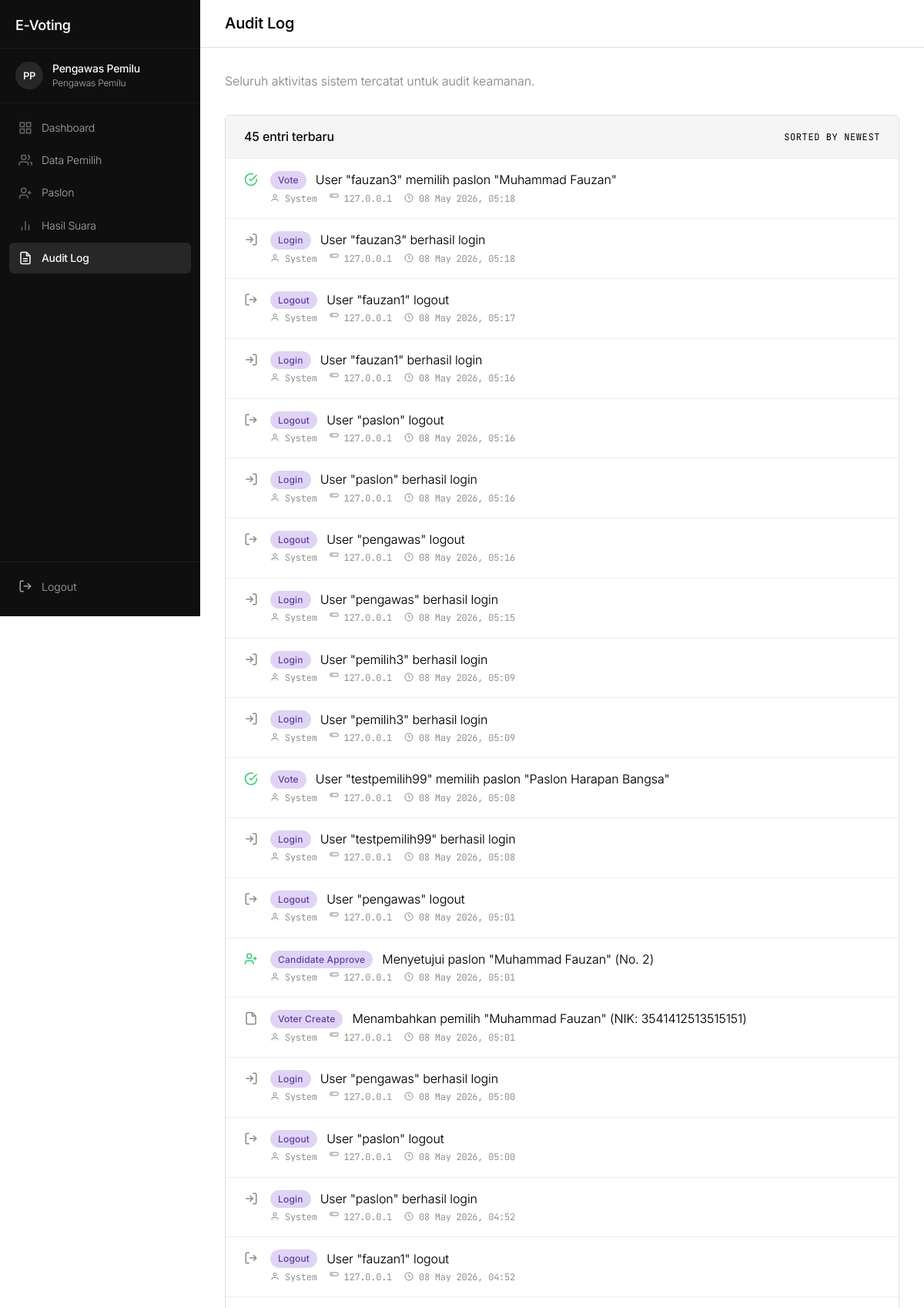
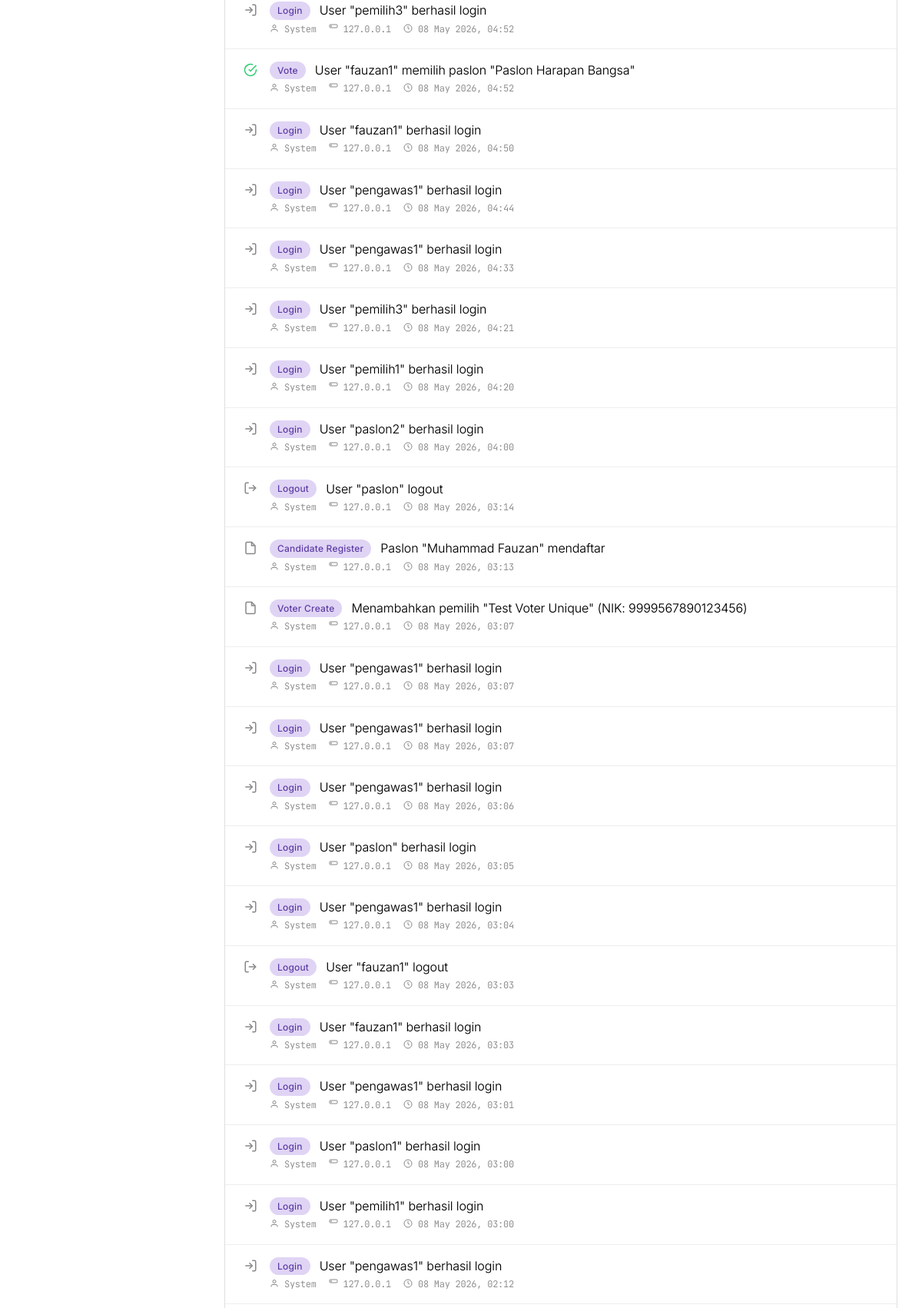
Page /dashboard/audit-log/ (signed in, upper part) on the committed database (2 pictures, top to bottom).
### apps/authentication/models.py (models this page shows)
class User(AbstractUser):
    class Role(models.TextChoices):
        PEMILIH = "pemilih", "Pemilih"
        PASLON = "paslon", "Paslon"
        PENGAWAS = "pengawas", "Pengawas Pemilu"
    role = models.CharField(
        max_length=10,
        choices=Role.choices,
        default=Role.PEMILIH,
    )
    class Meta:
        db_table = "auth_user"

### apps/dashboard/models.py (models this page shows)
class AuditLog(models.Model):
    class Action(models.TextChoices):
        LOGIN = "login", "Login"
        LOGOUT = "logout", "Logout"
        VOTE = "vote", "Vote"
        CANDIDATE_REGISTER = "candidate_register", "Candidate Register"
        CANDIDATE_APPROVE = "candidate_approve", "Candidate Approve"
        CANDIDATE_REJECT = "candidate_reject", "Candidate Reject"
        VOTER_CREATE = "voter_create", "Voter Create"
        VOTER_UPDATE = "voter_update", "Voter Update"
        VOTER_DELETE = "voter_delete", "Voter Delete"
    user = models.ForeignKey(
        settings.AUTH_USER_MODEL,
        on_delete=models.SET_NULL,
        null=True,
        related_name="audit_logs",
    )
    action = models.CharField(max_length=25, choices=Action.choices)
    description = models.TextField(blank=True)
    ip_address = models.GenericIPAddressField(null=True, blank=True)
    timestamp = models.DateTimeField(auto_now_add=True)
    class Meta:
        db_table = "dashboard_audit_log"
        ordering = ["-timestamp"]

### apps/dashboard/views.py (the view)
# urls.py: path("audit-log/", views.AuditLogListView.as_view(), name="audit_log"),
class AuditLogListView(LoginRequiredMixin, TemplateView):
    template_name = "dashboard/audit_log.html"
    def get_context_data(self, **kwargs):
        context = super().get_context_data(**kwargs)
        context["logs"] = AuditLog.objects.all()[:100]
        return context

### apps/dashboard/templates/dashboard/audit_log.html (shortened to what this page needs)
{% extends "base.html" %}
{% block page_title %}Audit Log{% endblock %}
{% block nav_audit %}active{% endblock %}
{% block content %}
<p class="text-body-sm" style="color:#888; margin-bottom:var(--spacing-xl);">Seluruh aktivitas sistem tercatat untuk audit keamanan.</p>
<div class="card" style="padding:0; overflow:hidden;">
    <div style="padding:var(--spacing-md) var(--spacing-lg); border-bottom:1px solid var(--color-hairline-soft); background:var(--color-surface-soft); display:flex; justify-content:space-between; align-items:center;">
        <span class="text-body-sm" style="font-weight:480;">{{ logs|length }} entri terbaru</span>
        <span class="text-caption">Sorted by newest</span>
    </div>
    {% for log in logs %}
    <div class="audit-entry" style="padding:var(--spacing-md) var(--spacing-lg); border-bottom:1px solid var(--color-hairline-soft); display:flex; gap:var(--spacing-md); align-items:flex-start;">
        <div class="audit-entry__icon" style="margin-top:2px;">
            {% if log.action == "vote" %}
                <svg width="18" height="18" viewBox="0 0 24 24" fill="none" stroke="var(--color-success)" stroke-width="2"><path d="M22 11.08V12a10 10 0 1 1-5.93-9.14"/><path d="M22 4L12 14.01l-3-3"/></svg>
            {% elif log.action == "login" %}
                <svg width="18" height="18" viewBox="0 0 24 24" fill="none" stroke="currentColor" stroke-width="2"><path d="M15 3h4a2 2 0 0 1 2 2v14a2 2 0 0 1-2 2h-4"/><polyline points="10 17 15 12 10 7"/><line x1="15" y1="12" x2="3" y2="12"/></svg>
            {% elif log.action == "logout" %}
                <svg width="18" height="18" viewBox="0 0 24 24" fill="none" stroke="currentColor" stroke-width="2"><path d="M9 21H5a2 2 0 0 1-2-2V5a2 2 0 0 1 2-2h4"/><polyline points="16 17 21 12 16 7"/><line x1="21" y1="12" x2="9" y2="12"/></svg>
            {% elif log.action == "candidate_approve" %}
                <svg width="18" height="18" viewBox="0 0 24 24" fill="none" stroke="var(--color-success)" stroke-width="2"><path d="M16 21v-2a4 4 0 0 0-4-4H6a4 4 0 0 0-4 4v2"/><circle cx="9" cy="7" r="4"/><line x1="19" y1="8" x2="19" y2="14"/><line x1="22" y1="11" x2="16" y2="11"/></svg>
            {% elif log.action == "candidate_reject" %}
                <svg width="18" height="18" viewBox="0 0 24 24" fill="none" stroke="var(--color-error)" stroke-width="2"><circle cx="12" cy="12" r="10"/><line x1="15" y1="9" x2="9" y2="15"/><line x1="9" y1="9" x2="15" y2="15"/></svg>
            {% else %}
                <svg width="18" height="18" viewBox="0 0 24 24" fill="none" stroke="currentColor" stroke-width="2"><path d="M14 2H6a2 2 0 0 0-2 2v16a2 2 0 0 0 2 2h12a2 2 0 0 0 2-2V8z"/><polyline points="14 2 14 8 20 8"/></svg>
            {% endif %}
        </div>
        <div style="flex:1; min-width:0;">
            <div style="display:flex; align-items:center; gap:var(--spacing-sm); margin-bottom:var(--spacing-xxs);">
                <span class="badge badge-info">{{ log.get_action_display }}</span>
                <span class="text-body-sm">{{ log.description }}</span>
            </div>
            <div class="audit-entry__meta">
                <span>
                    <svg width="12" height="12" viewBox="0 0 24 24" fill="none" stroke="currentColor" stroke-width="2" style="vertical-align:-1px;"><path d="M20 21v-2a4 4 0 0 0-4-4H8a4 4 0 0 0-4 4v2"/><circle cx="12" cy="7" r="4"/></svg>
                    {{ log.user.username|default:"System" }}
                </span>
                <span style="font-family:var(--font-mono);">
                    <svg width="12" height="12" viewBox="0 0 24 24" fill="none" stroke="currentColor" stroke-width="2" style="vertical-align:-1px;"><rect x="2" y="2" width="20" height="8" rx="2"/><circle cx="6" cy="6" r="1"/></svg>
                    {{ log.ip_address|default:"-" }}
                </span>
                <span>
                    <svg width="12" height="12" viewBox="0 0 24 24" fill="none" stroke="currentColor" stroke-width="2" style="vertical-align:-1px;"><circle cx="12" cy="12" r="10"/><polyline points="12 6 12 12 16 14"/></svg>
                    {{ log.timestamp|date:"d M Y, H:i" }}
                </span>
            </div>
        </div>
    </div>
    {% endfor %}
</div>
{% endblock %}

### templates/base.html (shortened to what this page needs)
{% load static %}<!DOCTYPE html>
<html lang="en">
<head>
    <link rel="stylesheet" href="{% static 'css/base.css' %}">
</head>
<body class="{% if user.is_authenticated %}layout-app{% else %}layout-auth{% endif %}">
{% if user.is_authenticated %}
    <aside class="sidebar" id="sidebar">
        <div class="sidebar__header">
            <a class="sidebar__brand" href="/">E-Voting</a>
        </div>
        <div class="sidebar__user">
            <div class="sidebar__avatar">{{ user.first_name.0 }}{{ user.last_name.0 }}</div>
            <div class="sidebar__user-info">
                <span class="sidebar__user-name">{{ user.first_name }} {{ user.last_name }}</span>
                <span class="sidebar__user-role">{{ user.get_role_display }}</span>
            </div>
        </div>
        <nav class="sidebar__nav">
            {% if user.role == "pengawas" %}
            <a href="/dashboard/" class="sidebar__link {% block nav_dashboard %}{% endblock %}">
                <svg width="18" height="18" viewBox="0 0 24 24" fill="none" stroke="currentColor" stroke-width="2"><rect x="3" y="3" width="7" height="7"/><rect x="14" y="3" width="7" height="7"/><rect x="3" y="14" width="7" height="7"/><rect x="14" y="14" width="7" height="7"/></svg>
                Dashboard
            </a>
            <a href="/voters/" class="sidebar__link {% block nav_voters %}{% endblock %}">
                <svg width="18" height="18" viewBox="0 0 24 24" fill="none" stroke="currentColor" stroke-width="2"><path d="M17 21v-2a4 4 0 0 0-4-4H5a4 4 0 0 0-4 4v2"/><circle cx="9" cy="7" r="4"/><path d="M23 21v-2a4 4 0 0 0-3-3.87"/><path d="M16 3.13a4 4 0 0 1 0 7.75"/></svg>
                Data Pemilih
            </a>
            {% endif %}
            <a href="/candidates/" class="sidebar__link {% block nav_candidates %}{% endblock %}">
                <svg width="18" height="18" viewBox="0 0 24 24" fill="none" stroke="currentColor" stroke-width="2"><path d="M16 21v-2a4 4 0 0 0-4-4H6a4 4 0 0 0-4 4v2"/><circle cx="9" cy="7" r="4"/><line x1="19" y1="8" x2="19" y2="14"/><line x1="22" y1="11" x2="16" y2="11"/></svg>
                Paslon
            </a>
            <a href="/voting/results/" class="sidebar__link {% block nav_results %}{% endblock %}">
                <svg width="18" height="18" viewBox="0 0 24 24" fill="none" stroke="currentColor" stroke-width="2"><path d="M18 20V10"/><path d="M12 20V4"/><path d="M6 20v-6"/></svg>
                Hasil Suara
            </a>
            {% if user.role == "pengawas" %}
            <a href="/dashboard/audit-log/" class="sidebar__link {% block nav_audit %}{% endblock %}">
                <svg width="18" height="18" viewBox="0 0 24 24" fill="none" stroke="currentColor" stroke-width="2"><path d="M14 2H6a2 2 0 0 0-2 2v16a2 2 0 0 0 2 2h12a2 2 0 0 0 2-2V8z"/><polyline points="14 2 14 8 20 8"/><line x1="16" y1="13" x2="8" y2="13"/><line x1="16" y1="17" x2="8" y2="17"/></svg>
                Audit Log
            </a>
            {% endif %}
        </nav>
        <div class="sidebar__footer">
            <form method="post" action="{% url 'authentication:logout' %}">
                <button type="submit" class="sidebar__logout">
                    <svg width="18" height="18" viewBox="0 0 24 24" fill="none" stroke="currentColor" stroke-width="2"><path d="M9 21H5a2 2 0 0 1-2-2V5a2 2 0 0 1 2-2h4"/><polyline points="16 17 21 12 16 7"/><line x1="21" y1="12" x2="9" y2="12"/></svg>
                    Logout
                </button>
            </form>
        </div>
    </aside>
    <main class="main-content">
        <header class="main-header">
            <h1 class="main-header__title">{% block page_title %}{% endblock %}</h1>
        </header>
        <div class="main-body">
            {% block content %}{% endblock %}
        </div>
    </main>
{% endif %}
</body>
</html>

### rows in the picture
AuditLog: action "Vote", description "User \"fauzan3\" memilih paslon \"Muhammad Fauzan\"", user.username "System", ip_address "127.0.0.1", timestamp "08 May 2026, 05:18"
AuditLog: action "Login", description "User \"fauzan3\" berhasil login", user.username "System", ip_address "127.0.0.1", timestamp "08 May 2026, 05:18"
AuditLog: action "Logout", description "User \"fauzan1\" logout", user.username "System", ip_address "127.0.0.1", timestamp "08 May 2026, 05:17"
AuditLog: action "Login", description "User \"fauzan1\" berhasil login", user.username "System", ip_address "127.0.0.1", timestamp "08 May 2026, 05:16"
AuditLog: action "Logout", description "User \"paslon\" logout", user.username "System", ip_address "127.0.0.1", timestamp "08 May 2026, 05:16"
AuditLog: action "Login", description "User \"paslon\" berhasil login", user.username "System", ip_address "127.0.0.1", timestamp "08 May 2026, 05:16"
AuditLog: action "Logout", description "User \"pengawas\" logout", user.username "System", ip_address "127.0.0.1", timestamp "08 May 2026, 05:16"
AuditLog: action "Login", description "User \"pengawas\" berhasil login", user.username "System", ip_address "127.0.0.1", timestamp "08 May 2026, 05:15"
AuditLog: action "Login", description "User \"pemilih3\" berhasil login", user.username "System", ip_address "127.0.0.1", timestamp "08 May 2026, 05:09"
AuditLog: action "Login", description "User \"pemilih3\" berhasil login", user.username "System", ip_address "127.0.0.1", timestamp "08 May 2026, 05:09"
AuditLog: action "Vote", description "User \"testpemilih99\" memilih paslon \"Paslon Harapan Bangsa\"", user.username "System", ip_address "127.0.0.1", timestamp "08 May 2026, 05:08"
AuditLog: action "Login", description "User \"testpemilih99\" berhasil login", user.username "System", ip_address "127.0.0.1", timestamp "08 May 2026, 05:08"
AuditLog: action "Logout", description "User \"pengawas\" logout", user.username "System", ip_address "127.0.0.1", timestamp "08 May 2026, 05:01"
AuditLog: action "Candidate Approve", description "Menyetujui paslon \"Muhammad Fauzan\" (No. 2)", user.username "System", ip_address "127.0.0.1", timestamp "08 May 2026, 05:01"
AuditLog: action "Voter Create", description "Menambahkan pemilih \"Muhammad Fauzan\" (NIK: 3541412513515151)", user.username "System", ip_address "127.0.0.1", timestamp "08 May 2026, 05:01"
AuditLog: action "Login", description "User \"pengawas\" berhasil login", user.username "System", ip_address "127.0.0.1", timestamp "08 May 2026, 05:00"
AuditLog: action "Logout", description "User \"paslon\" logout", user.username "System", ip_address "127.0.0.1", timestamp "08 May 2026, 05:00"
AuditLog: action "Login", description "User \"paslon\" berhasil login", user.username "System", ip_address "127.0.0.1", timestamp "08 May 2026, 04:52"
AuditLog: action "Logout", description "User \"fauzan1\" logout", user.username "System", ip_address "127.0.0.1", timestamp "08 May 2026, 04:52"
AuditLog: action "Login", description "User \"pemilih3\" berhasil login", user.username "System", ip_address "127.0.0.1", timestamp "08 May 2026, 04:52"
AuditLog: action "Vote", description "User \"fauzan1\" memilih paslon \"Paslon Harapan Bangsa\"", user.username "System", ip_address "127.0.0.1", timestamp "08 May 2026, 04:52"
AuditLog: action "Login", description "User \"fauzan1\" berhasil login", user.username "System", ip_address "127.0.0.1", timestamp "08 May 2026, 04:50"
AuditLog: action "Login", description "User \"pengawas1\" berhasil login", user.username "System", ip_address "127.0.0.1", timestamp "08 May 2026, 04:44"
AuditLog: action "Login", description "User \"pengawas1\" berhasil login", user.username "System", ip_address "127.0.0.1", timestamp "08 May 2026, 04:33"
AuditLog: action "Login", description "User \"pemilih3\" berhasil login", user.username "System", ip_address "127.0.0.1", timestamp "08 May 2026, 04:21"
AuditLog: action "Login", description "User \"pemilih1\" berhasil login", user.username "System", ip_address "127.0.0.1", timestamp "08 May 2026, 04:20"
AuditLog: action "Login", description "User \"paslon2\" berhasil login", user.username "System", ip_address "127.0.0.1", timestamp "08 May 2026, 04:00"
AuditLog: action "Logout", description "User \"paslon\" logout", user.username "System", ip_address "127.0.0.1", timestamp "08 May 2026, 03:14"
AuditLog: action "Candidate Register", description "Paslon \"Muhammad Fauzan\" mendaftar", user.username "System", ip_address "127.0.0.1", timestamp "08 May 2026, 03:13"
AuditLog: action "Voter Create", description "Menambahkan pemilih \"Test Voter Unique\" (NIK: 9999567890123456)", user.username "System", ip_address "127.0.0.1", timestamp "08 May 2026, 03:07"
AuditLog: action "Login", description "User \"pengawas1\" berhasil login", user.username "System", ip_address "127.0.0.1", timestamp "08 May 2026, 03:07"
AuditLog: action "Login", description "User \"pengawas1\" berhasil login", user.username "System", ip_address "127.0.0.1", timestamp "08 May 2026, 03:07"
AuditLog: action "Login", description "User \"pengawas1\" berhasil login", user.username "System", ip_address "127.0.0.1", timestamp "08 May 2026, 03:06"
AuditLog: action "Login", description "User \"paslon\" berhasil login", user.username "System", ip_address "127.0.0.1", timestamp "08 May 2026, 03:05"
AuditLog: action "Login", description "User \"pengawas1\" berhasil login", user.username "System", ip_address "127.0.0.1", timestamp "08 May 2026, 03:04"
AuditLog: action "Logout", description "User \"fauzan1\" logout", user.username "System", ip_address "127.0.0.1", timestamp "08 May 2026, 03:03"
AuditLog: action "Login", description "User \"fauzan1\" berhasil login", user.username "System", ip_address "127.0.0.1", timestamp "08 May 2026, 03:03"
AuditLog: action "Login", description "User \"pengawas1\" berhasil login", user.username "System", ip_address "127.0.0.1", timestamp "08 May 2026, 03:01"
AuditLog: action "Login", description "User \"paslon1\" berhasil login", user.username "System", ip_address "127.0.0.1", timestamp "08 May 2026, 03:00"
AuditLog: action "Login", description "User \"pemilih1\" berhasil login", user.username "System", ip_address "127.0.0.1", timestamp "08 May 2026, 03:00"
AuditLog: action "Login", description "User \"pengawas1\" berhasil login", user.username "System", ip_address "127.0.0.1", timestamp "08 May 2026, 02:12"

### other values in the picture
{{ user.first_name.0 }} "P"
{{ user.last_name.0 }} "P"
{{ user.first_name }} "Pengawas"
{{ user.last_name }} "Pemilu"
{{ user.get_role_display }} "Pengawas Pemilu"
{{ logs|length }} "45"
